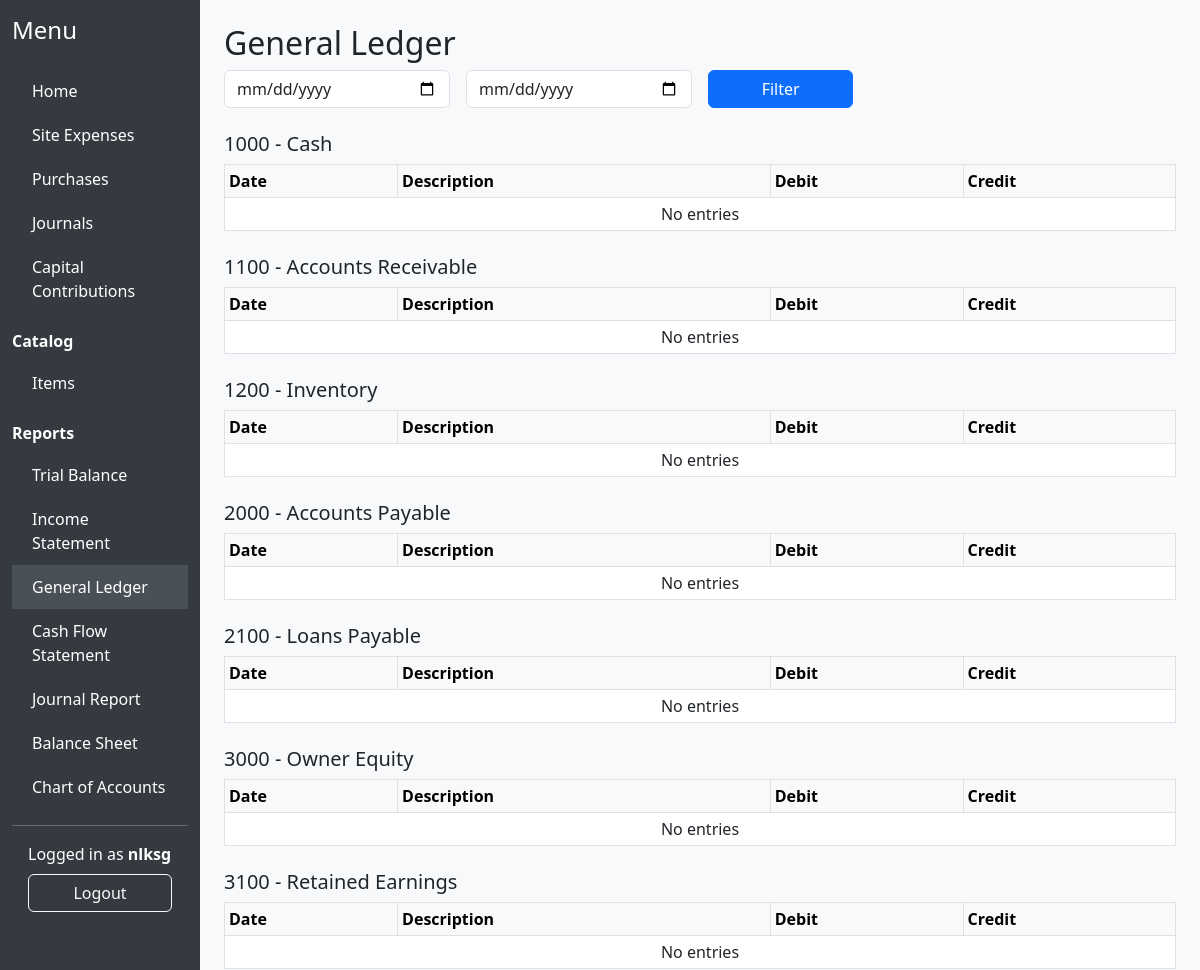
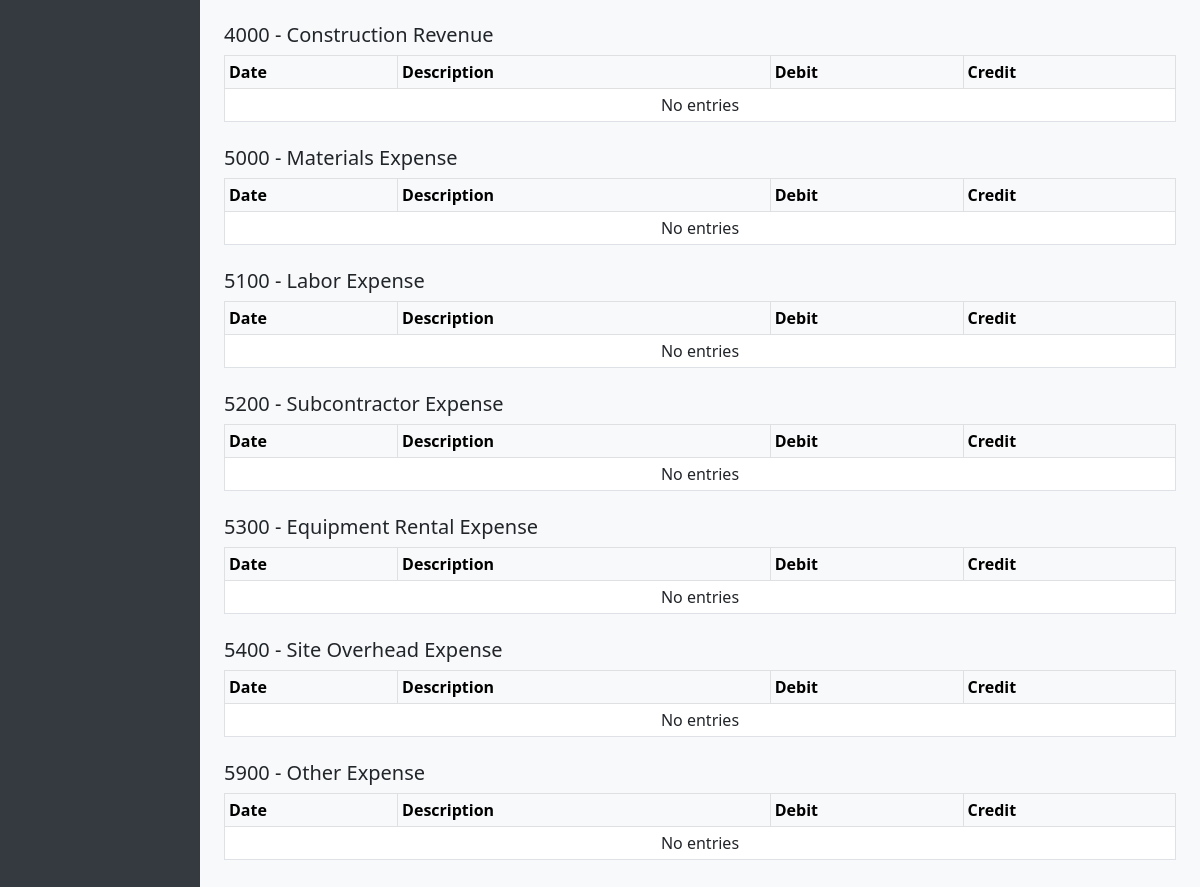
Page /accounting/reports/general-ledger/ (signed in) on the committed database (2 pictures, top to bottom).
### accounting/models.py (models this page shows, shortened)
class Account(models.Model):
    ACCOUNT_TYPES = [
        ('asset', 'Asset'),
        ('liability', 'Liability'),
        ('equity', 'Equity'),
        ('income', 'Income'),
        ('expense', 'Expense'),
    ]
    name = models.CharField(max_length=100)
    type = models.CharField(max_length=10, choices=ACCOUNT_TYPES)
    account_code = models.CharField(max_length=20, unique=True)
    parent = models.ForeignKey('self', null=True, blank=True, on_delete=models.SET_NULL, related_name='children')
    active = models.BooleanField(default=True)
    def get_ledger_entries(self):
        return JournalEntry.objects.filter(account=self).select_related('journal').order_by('journal__date', 'journal__id')

### accounting/views_reports.py (the view)
# urls.py: path('reports/general-ledger/', views_reports.general_ledger_report, name='general_ledger'),
@login_required
def general_ledger_report(request):
    accounts = Account.objects.filter(active=True).order_by('account_code')
    period_start = request.GET.get('start', '')
    period_end = request.GET.get('end', '')
    ledgers = []
    for account in accounts:
        entries = account.get_ledger_entries().filter(journal__posted=True, journal__approved=True)
        if period_start:
            entries = entries.filter(journal__date__gte=period_start)
        if period_end:
            entries = entries.filter(journal__date__lte=period_end)
        ledgers.append({'account': account, 'entries': entries})
    return render(request, 'accounting/general_ledger.html', {'ledgers': ledgers, 'period_start': period_start, 'period_end': period_end})

### accounting/templatetags/accounting_extras.py (called while the page is built)
@register.filter
def startswith(text, starts):
    if isinstance(text, str):
        return text.startswith(starts)
    return False

@register.filter(name='is_accountant_or_admin')
def is_accountant_or_admin(user):
    return user.groups.filter(name__in=['Accountant', 'Admin']).exists()

### accounting/templates/accounting/general_ledger.html (shortened to what this page needs)
{% extends 'accounting/base.html' %}
{% block content %}
<h2>General Ledger</h2>
<form method="get" class="row g-3 mb-3">
    <div class="col-md-3"><input type="date" name="start" value="{{ period_start }}" class="form-control" placeholder="Start date"></div>
    <div class="col-md-3"><input type="date" name="end" value="{{ period_end }}" class="form-control" placeholder="End date"></div>
    <div class="col-md-2"><button type="submit" class="btn btn-primary w-100">Filter</button></div>
</form>
{% for ledger in ledgers %}
    <h5 class="mt-4">{{ ledger.account.account_code }} - {{ ledger.account.name }}</h5>
    <table class="table table-bordered table-sm">
        <thead class="table-light"><tr><th>Date</th><th>Description</th><th>Debit</th><th>Credit</th></tr></thead>
        <tbody>
        {% for entry in ledger.entries %}
            <tr><td>{{ entry.journal.date }}</td><td>{{ entry.journal.description }}</td><td>{{ entry.debit|floatformat:2 }}</td><td>{{ entry.credit|floatformat:2 }}</td></tr>
        {% empty %}
            <tr><td colspan="4" class="text-center">No entries</td></tr>
        {% endfor %}
        </tbody>
    </table>
{% endfor %}
{% endblock %}

### accounting/templates/accounting/base.html (shortened to what this page needs)
{% load static %}
{% load accounting_extras %}
<!DOCTYPE html>
<html lang="en">
<head>
    <link href="https://cdn.jsdelivr.net/npm/bootstrap@5.3.0/dist/css/bootstrap.min.css" rel="stylesheet">
</head>
<body>
<div class="container-fluid">
    <div class="row">
        <nav class="col-md-2 d-none d-md-block sidebar">
            <div class="position-sticky">
                <h4 class="mt-3 mb-4">Menu</h4>
                <a href="{% url 'accounting:index' %}" class="{% if request.resolver_match.url_name == 'index' %}active{% endif %}">Home</a>
                <a href="/siteexpense/" class="{% if request.path|startswith:"/siteexpense" %}active{% endif %}">Site Expenses</a>
                {% if user|is_accountant_or_admin %}
                <a href="/purchases/" class="{% if request.path|startswith:"/purchases" %}active{% endif %}">Purchases</a>
                <a href="{% url 'accounting:journal_list' %}" class="{% if request.resolver_match.url_name == 'journal_list' %}active{% endif %}">Journals</a>
                <a href="{% url 'accounting:capital_contribution_list' %}" class="{% if request.resolver_match.url_name == 'capital_contribution_list' %}active{% endif %}">Capital Contributions</a>
                <div class="mb-2 mt-3"><strong>Catalog</strong></div>
                <a href="{% url 'purchase:item_list' %}" class="{% if request.path|startswith:"/items" %}active{% endif %}">Items</a>
                <div class="mb-2 mt-3"><strong>Reports</strong></div>
                <a href="{% url 'accounting:trial_balance' %}" class="{% if request.resolver_match.url_name == 'trial_balance' %}active{% endif %}">Trial Balance</a>
                <a href="{% url 'accounting:income_statement' %}" class="{% if request.resolver_match.url_name == 'income_statement' %}active{% endif %}">Income Statement</a>
                <a href="{% url 'accounting:general_ledger' %}" class="{% if request.resolver_match.url_name == 'general_ledger' %}active{% endif %}">General Ledger</a>
                <a href="{% url 'accounting:cash_flow' %}" class="{% if request.resolver_match.url_name == 'cash_flow' %}active{% endif %}">Cash Flow Statement</a>
                <a href="{% url 'accounting:journal_report' %}" class="{% if request.resolver_match.url_name == 'journal_report' %}active{% endif %}">Journal Report</a>
                <a href="{% url 'accounting:balance_sheet' %}" class="{% if request.resolver_match.url_name == 'balance_sheet' %}active{% endif %}">Balance Sheet</a>
                <a href="{% url 'accounting:account_list' %}" class="{% if request.resolver_match.url_name == 'account_list' %}active{% endif %}">Chart of Accounts</a>
                {% endif %}
                <hr>
                {% if request.user.is_authenticated %}
                    <span class="d-block px-3 mb-2">Logged in as <strong>{{ request.user.username }}</strong></span>
                    <form action="{% url 'logout' %}" method="post" class="d-grid px-3">
                        <button type="submit" class="btn btn-outline-light">Logout</button>
                    </form>
                {% else %}
                    <a href="{% url 'login' %}" class="btn btn-outline-light w-100 mb-2">Login</a>
                {% endif %}
            </div>
        </nav>
        <main class="col-md-9 ms-sm-auto col-lg-10 px-md-4 py-4">
            {% block content %}{% endblock %}
        </main>
    </div>
</div>
</body>
</html>

### accounting/templates/accounting/base.html (style rules this page uses)
body { background: #f8f9fa; }
.sidebar { min-height: 100vh; background: #343a40; color: #fff; }
.sidebar a { color: #fff; text-decoration: none; display: block; padding: 10px 20px; }
.sidebar a.active, .sidebar a:hover { background: #495057; }

### rows in the picture
Account: account.account_code "1000", account.name "Cash"
Account: account.account_code "1100", account.name "Accounts Receivable"
Account: account.account_code "1200", account.name "Inventory"
Account: account.account_code "2000", account.name "Accounts Payable"
Account: account.account_code "2100", account.name "Loans Payable"
Account: account.account_code "3000", account.name "Owner Equity"
Account: account.account_code "3100", account.name "Retained Earnings"
Account: account.account_code "4000", account.name "Construction Revenue"
Account: account.account_code "5000", account.name "Materials Expense"
Account: account.account_code "5100", account.name "Labor Expense"
Account: account.account_code "5200", account.name "Subcontractor Expense"
Account: account.account_code "5300", account.name "Equipment Rental Expense"
Account: account.account_code "5400", account.name "Site Overhead Expense"
Account: account.account_code "5900", account.name "Other Expense"

### other values in the picture
{{ request.user.username }} "nlksg"
